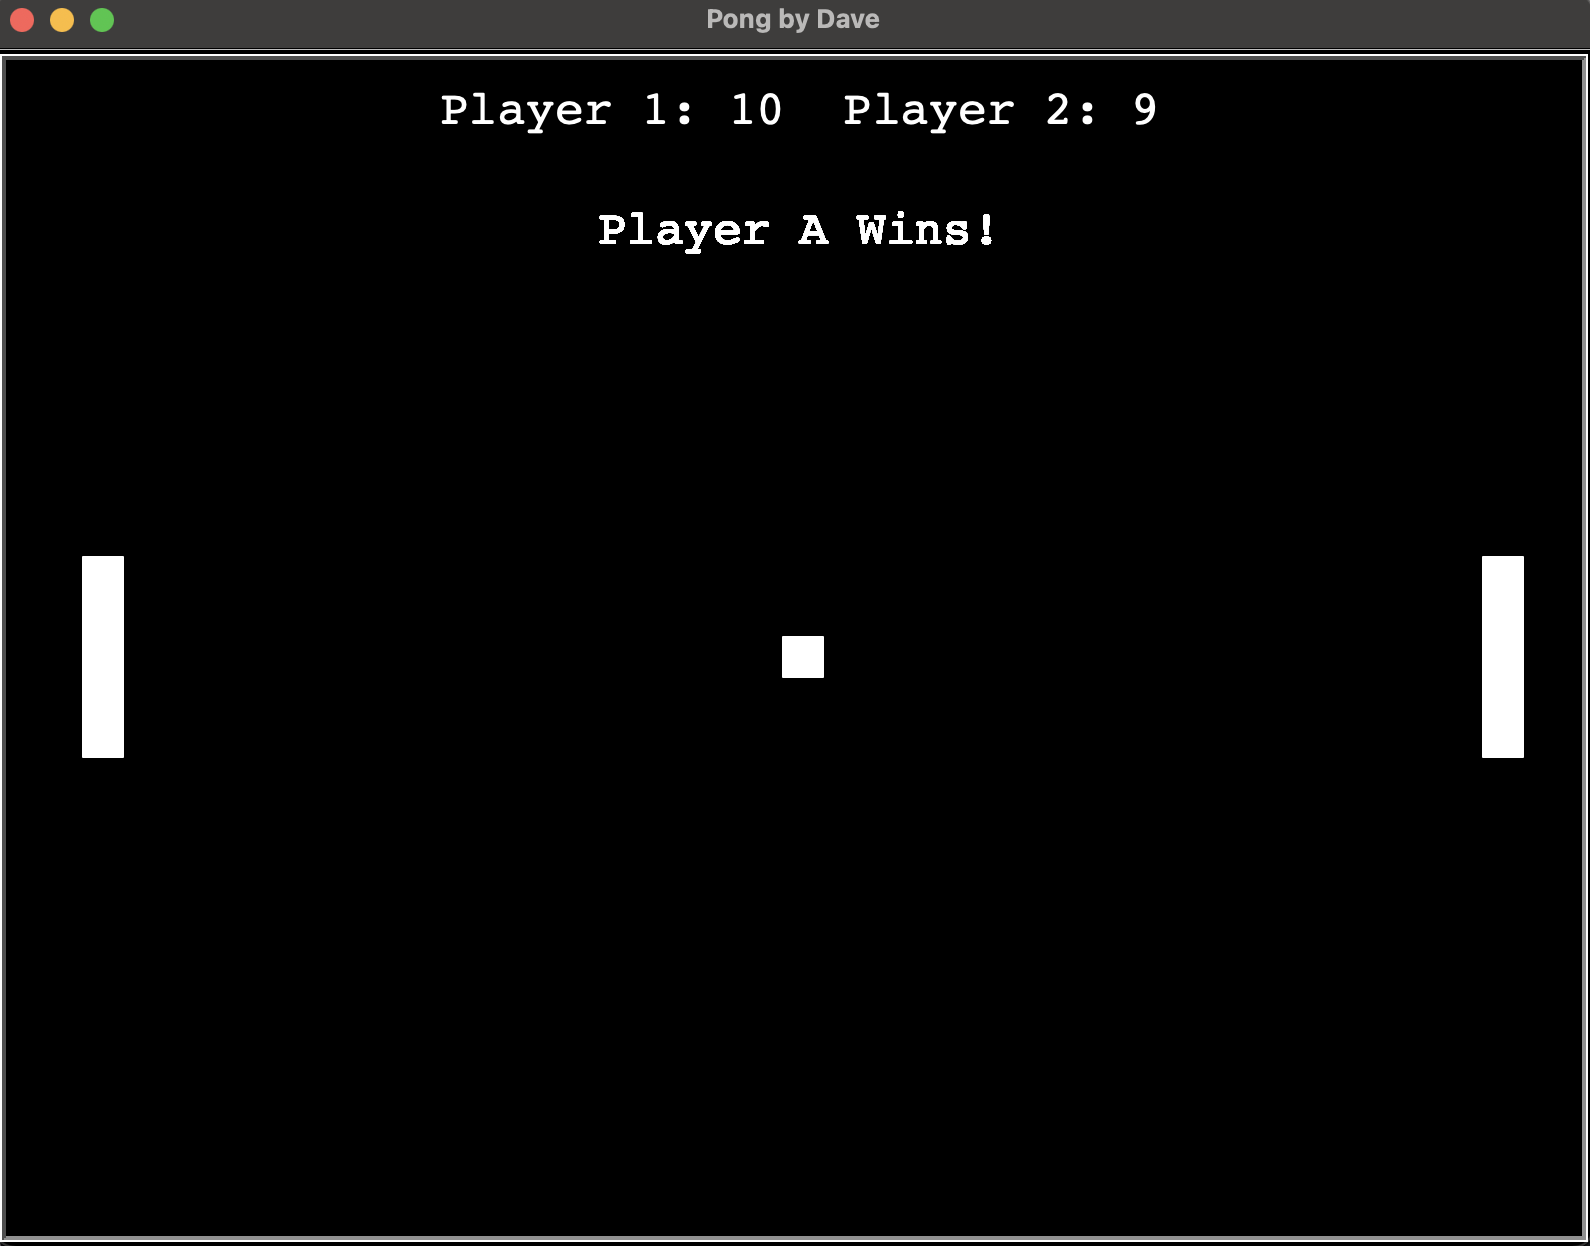

The script that drew this image:
import turtle
import os

# screen
wn = turtle.Screen()
wn.title("Pong by Dave")
wn.bgcolor("black")
wn.setup(width=800, height=600)
wn.tracer(0)

# Score

score_a = 0
score_b = 0

# Paddle A
paddle_a = turtle.Turtle()
paddle_a.speed(0)
paddle_a.shape("square")
paddle_a.color("white")
paddle_a.shapesize(stretch_wid=5, stretch_len=1)
paddle_a.penup()
paddle_a.goto(-350, 0)

# Paddle B
paddle_b = turtle.Turtle()
paddle_b.speed(0)
paddle_b.shape("square")
paddle_b.color("white")
paddle_b.shapesize(stretch_wid=5, stretch_len=1)
paddle_b.penup()
paddle_b.goto(+350, 0)

# Ball
ball = turtle.Turtle()
ball.speed(0)
ball.shape("square")
ball.color("white")
ball.penup()
ball.goto(0, 0)
ball.dx = 0.5
ball.dy = 0.5

# Pen
pen = turtle.Turtle()
pen.speed(0)
pen.color("white")
pen.penup()
pen.hideturtle()
pen.goto(0, 260)
pen.write("Player 1: 0  Player 2: 0", align="center", font=("Courier", 24, "normal"))

# Function
def paddle_a_up():
    y = paddle_a.ycor()
    y += 20
    paddle_a.sety(y)

def paddle_a_down():
    y = paddle_a.ycor()
    y -= 20
    paddle_a.sety(y)

def paddle_b_up():
    y = paddle_b.ycor()
    y += 20
    paddle_b.sety(y)

def paddle_b_down():
    y = paddle_b.ycor()
    y -= 20
    paddle_b.sety(y)

# Key Binding
wn.listen()
wn.onkeypress(paddle_a_up, "w")
wn.onkeypress(paddle_a_down, "s")
wn.onkeypress(paddle_b_up, "Up")
wn.onkeypress(paddle_b_down, "Down")

# Main Game Loop
while True:
    wn.update()

    # Move the ball
    ball.setx(ball.xcor() + ball.dx)
    ball.sety(ball.ycor() + ball.dy)

    # Border Checking
    if ball.ycor() > 290:
        ball.sety(290)
        ball.dy *= -1
    
    if ball.ycor() < -290:
        ball.sety(-290)
        ball.dy *= -1

    if ball.xcor() > 390:
        ball.goto(0, 0)
        ball.dx *= -1
        score_a += 1
        pen.clear()
        pen.write("Player 1: {}  Player 2: {}".format(score_a, score_b), align="center", font=("Courier", 24, "normal"))

    if ball.xcor() < -390:
        ball.goto(0, 0)
        ball.dx *= -1
        score_b += 1
        pen.clear()
        pen.write("Player 1: {}  Player 2: {}".format(score_a, score_b), align="center", font=("Courier", 24, "normal"))

    # Paddle and Ball collisions
    if (ball.xcor() > 340 and ball.xcor() < 350) and (ball.ycor() < paddle_b.ycor() + 40 and ball.ycor() > paddle_b.ycor() -40):
        ball.setx(340)
        ball.dx *= -1

    if (ball.xcor() < -340 and ball.xcor() > -350) and (ball.ycor() < paddle_a.ycor() + 40 and ball.ycor() > paddle_a.ycor() -40):
        ball.setx(-340)
        ball.dx *= -1
    
    # Win Conditions
    if score_a >= 10:
        ball.goto(0, 0)
        penn = turtle.Turtle()
        penn.speed(0)
        penn.color("white")
        penn.penup()
        penn.hideturtle()
        penn.goto(0, 200)
        penn.write("Player A Wins!", align="center", font=("Courier", 24, "normal")) 

    if score_b >= 10:
        ball.goto(0, 0)
        penn = turtle.Turtle()
        penn.speed(0)
        penn.color("white")
        penn.penup()
        penn.hideturtle()
        penn.goto(0, 200)
        penn.write("Player B Wins!", align="center", font=("Courier", 24, "normal"))  
